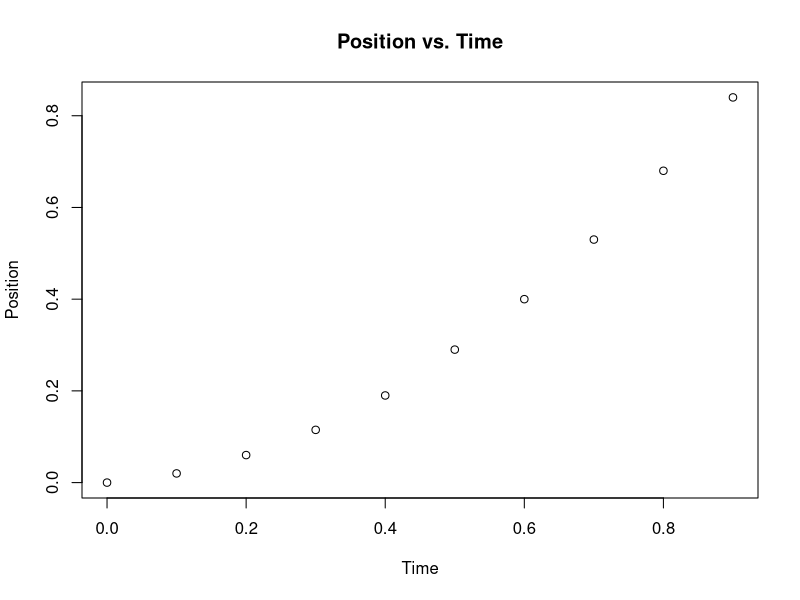
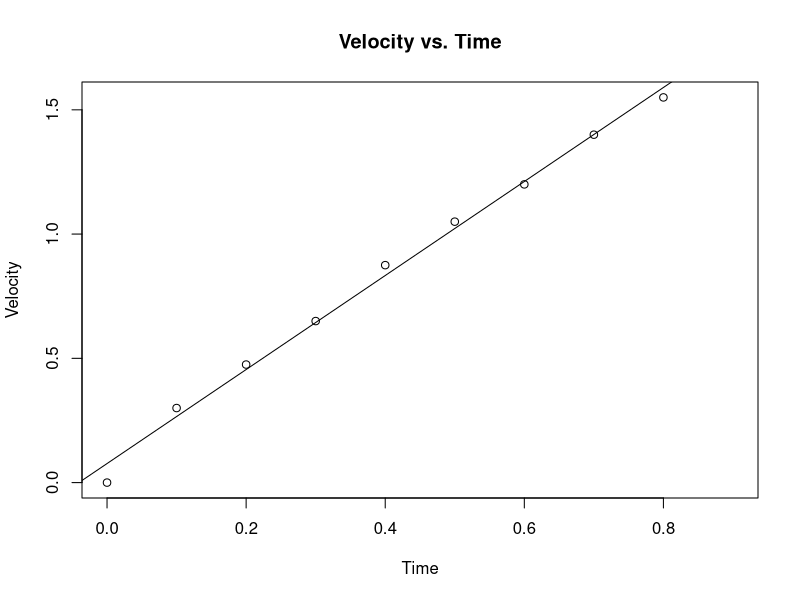
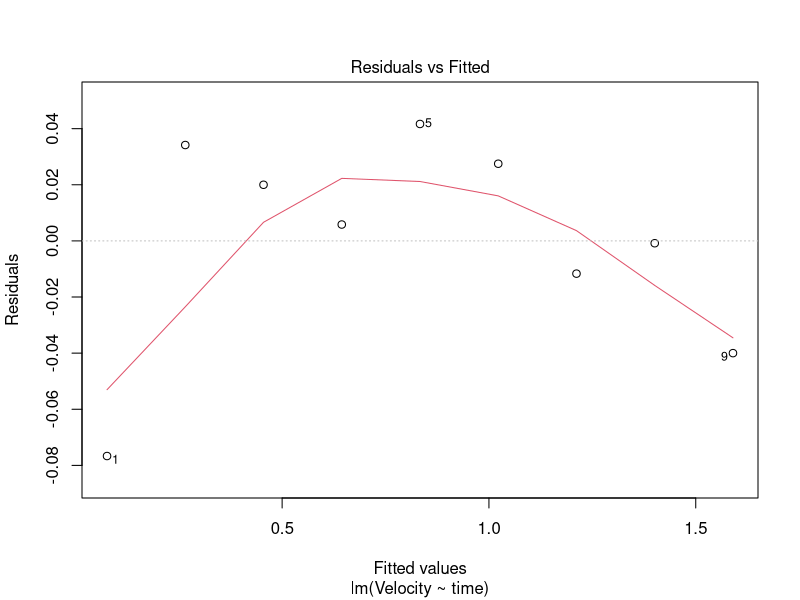
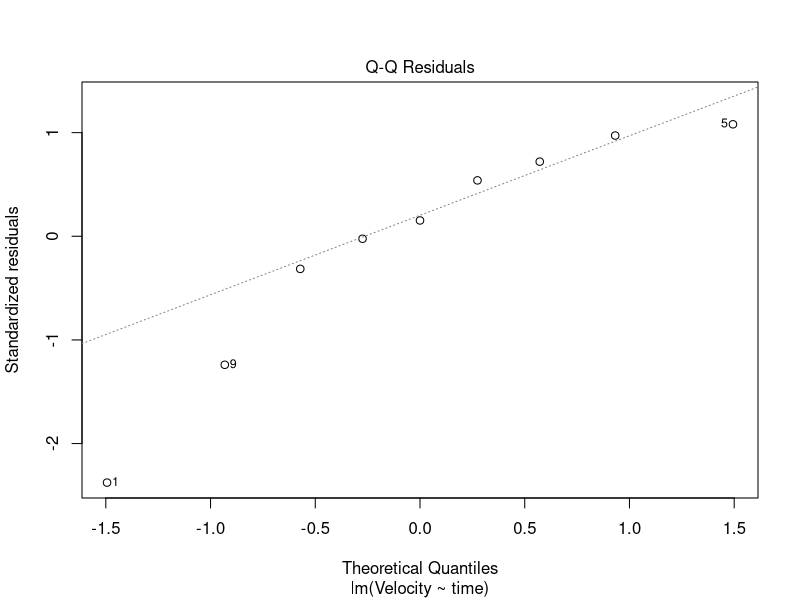
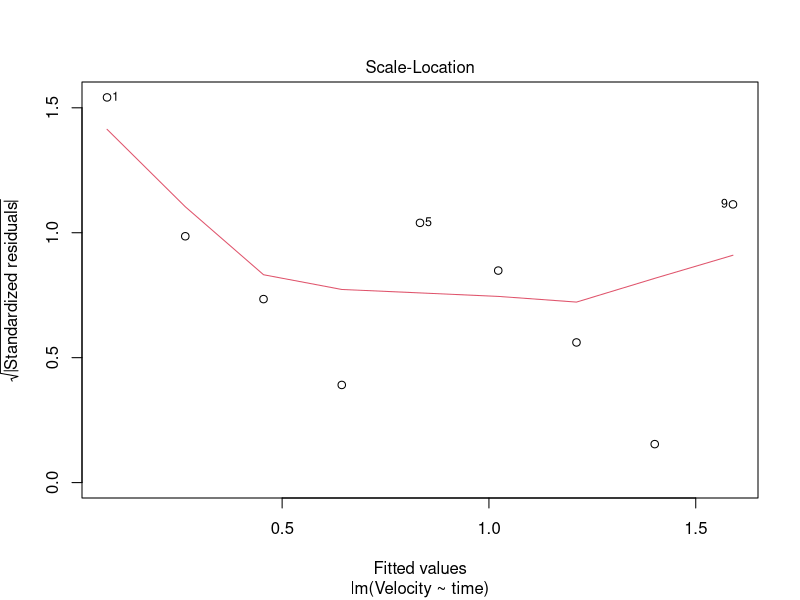
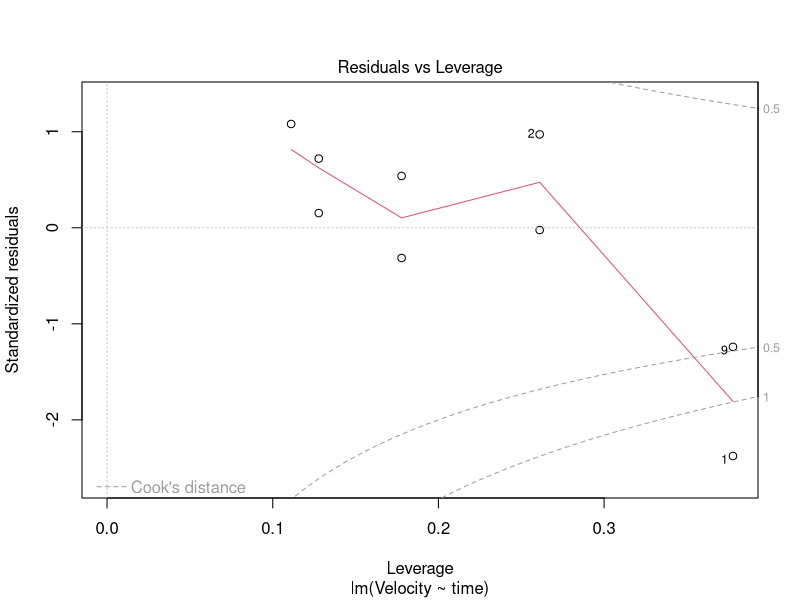
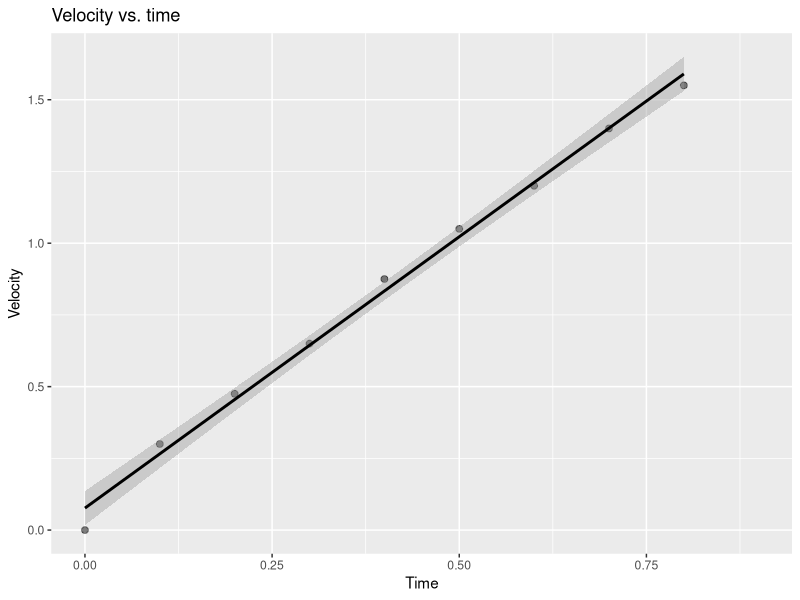

Reproduce these figures in R, in order.
library(ggplot2)

time <- seq(0,0.9, by=0.1)
Position<- c(0,0.02,0.06, 0.115, 0.19, 0.29, 0.4, 0.53, 0.68, 0.84)
Velocity <- c(0,0.3,0.475, 0.65, 0.875, 1.05, 1.2, 1.4, 1.55,NA)


data <- data.frame(time, Position, Velocity)
head(data)
data
fit <- lm(Position~time, data)
plot(data$time, data$Position,main="Position vs. Time", xlab="Time", ylab="Position" )


fit2<- lm(Velocity~time, data)
plot(data$time, data$Velocity, main="Velocity vs. Time", xlab="Time", ylab="Velocity")
abline(fit2)
summary(fit2)$coef
ev <- summary(fit2)$coef[1,2]
ev
ea <- summary(fit2)$coef[2,2]
ea
plot(fit2)

write.table(data, "./ErrorAnalysis.csv", sep=" ")



g <- ggplot(data, aes(x=time, y=Velocity))+
        xlab("Time")+
        ylab("Velocity") +
        ggtitle("Velocity vs. time") + 
        geom_point(size = 2, colour = "black", alpha=0.5)+
        geom_smooth(method = "lm", colour = "black")
g